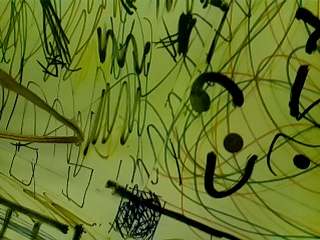
#> input picture scripts/img5.jpg, 320 x 240 px, found by its file name
$ python test.py   (Python 2 division)   (older library calls are emulated)
#> lines starting #> are read from the running program, lines starting #| are printed output that depends on the picture; after the words box and inside, x2 and y2 are one past the last pixel; in counts of white or black regions, pixels touching at a corner belong together
import cv2
import numpy as np

# [71 lines left out: function drawMatches, not called in this run]


CAMERA_WIDTH = 320
CAMERA_HEIGHT = 240
CAMERA_CENTER = np.float32([(CAMERA_WIDTH - 1) / 2., (CAMERA_HEIGHT - 1) / 2.]).reshape(-1, 1, 2)
MAP_PIXEL_WIDTH = 2048  # in pixel
MAP_PIXEL_HEIGHT = 1616
MAP_REAL_WIDTH = 1.40  # in meter
MAP_REAL_HEIGHT = 1.07
METER_TO_PIXEL = (MAP_PIXEL_WIDTH / MAP_REAL_WIDTH + MAP_PIXEL_HEIGHT / MAP_REAL_HEIGHT) / 2.  # assume a pixel in x and y has the same length

# ----- parameters for features -----
ORB_GRID_SIZE_X = 4
ORB_GRID_SIZE_Y = 3
MAP_GRID_SIZE_X = ORB_GRID_SIZE_X * 3
MAP_GRID_SIZE_Y = ORB_GRID_SIZE_Y * 3
CELL_X = float(MAP_PIXEL_WIDTH) / MAP_GRID_SIZE_X
CELL_Y = float(MAP_PIXEL_HEIGHT) / MAP_GRID_SIZE_Y

MIN_MATCH_COUNT = 10


# class Particle(object):
#     """
#     each particle holds its estimation of the robot's location and weight of particle
#     z is currently not used
#     """
#
#     def __init__(self, x, y, z, yaw):
#         self.position = [x, y, z, yaw]
#         self.weight = 0.1
#
#     def __str__(self):
#         return str(self.position) + str(self.weight)
#
#     def __repr__(self):
#         return str(self.position) + str(self.weight)
#
#
# abc = []
# abc.append(Particle(1, 2, 3, 4))
# abc.append(Particle(2, 3, 4, 5))
# abc.append(Particle(3, 4, 5, 6))
# print abc

# [47 lines left out: functions norm_pdf, create_map, not called in this run]


# [62 lines of commented-out code are left out]

img1 = cv2.imread('/Users/baichuanhuang/Downloads/img5.jpg')
#> img1 is the input picture: shape (240, 320, 3); mean B, G, R 40.9, 116.8, 101.2
detector = cv2.ORB(nfeatures=80, scoreType=cv2.ORB_FAST_SCORE)
kp1, des1 = detector.detectAndCompute(img1, None)
#> kp1 = 76 keypoints; strongest (x, y, size): (152, 182, 31), (92, 170, 31), (131, 203, 31), (126, 200, 31)
cv2.drawKeypoints(img1, kp1, img1)
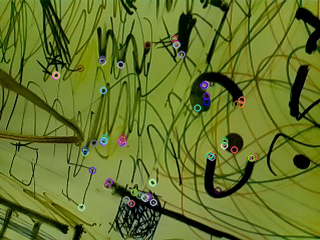
#> img1: shape (240, 320, 3); 2.87% of pixels changed, all inside (x1, y1, x2, y2) = (51, 34, 261, 212)

img2 = cv2.imread('/Users/baichuanhuang/Downloads/img6.jpg')
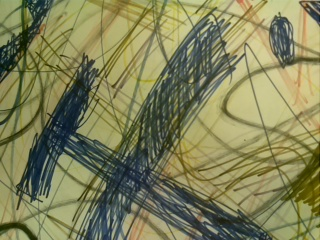
#> input picture scripts/img6.jpg, 320 x 240 px, found by its file name
#> img2 is the input picture: shape (240, 320, 3); mean B, G, R 88.6, 129.3, 128.6
kp2, des2 = detector.detectAndCompute(img2, None)
#> kp2 = 80 keypoints; strongest (x, y, size): (46, 197, 31), (41, 201, 31), (50, 151, 31), (47, 196, 37.2)
cv2.drawKeypoints(img2, kp2, img2)
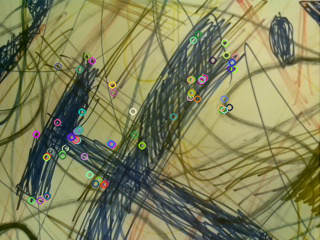
#> img2: shape (240, 320, 3); 3.4% of pixels changed, all inside (x1, y1, x2, y2) = (27, 30, 240, 206)

index_params = dict(algorithm=6,
                    table_number=6,  # 12
                    key_size=12,     # 20
                    multi_probe_level=1)  # 2
search_params = dict(checks=50)   # or pass empty dictionary
flann = cv2.FlannBasedMatcher(index_params, search_params)
matches = flann.knnMatch(des1, des2, k=2)
#> matches = 76 matches
good = []
for match in matches:
    if len(match) > 1 and match[0].distance < 0.7 * match[1].distance:
        good.append(match[0])
#> this loop made 76 passes
#> match on passes 1 to 12: 1 matches, 2 matches, 2 matches, 2 matches, 2 matches, 2 matches, 2 matches, 2 matches, (), 2 matches, 2 matches, 2 matches
#> after the loop, good = 1 matches
print len(good)
#| 1

src_pts = np.float32([kp1[m.queryIdx].pt for m in good]).reshape(-1, 1, 2)
#> src_pts = [[181.2, 54]]
dst_pts = np.float32([kp2[m.trainIdx].pt for m in good]).reshape(-1, 1, 2)
#> dst_pts = [[79.2, 69.12]]
#> (the run stopped early here; a loop or call above may not have finished)
